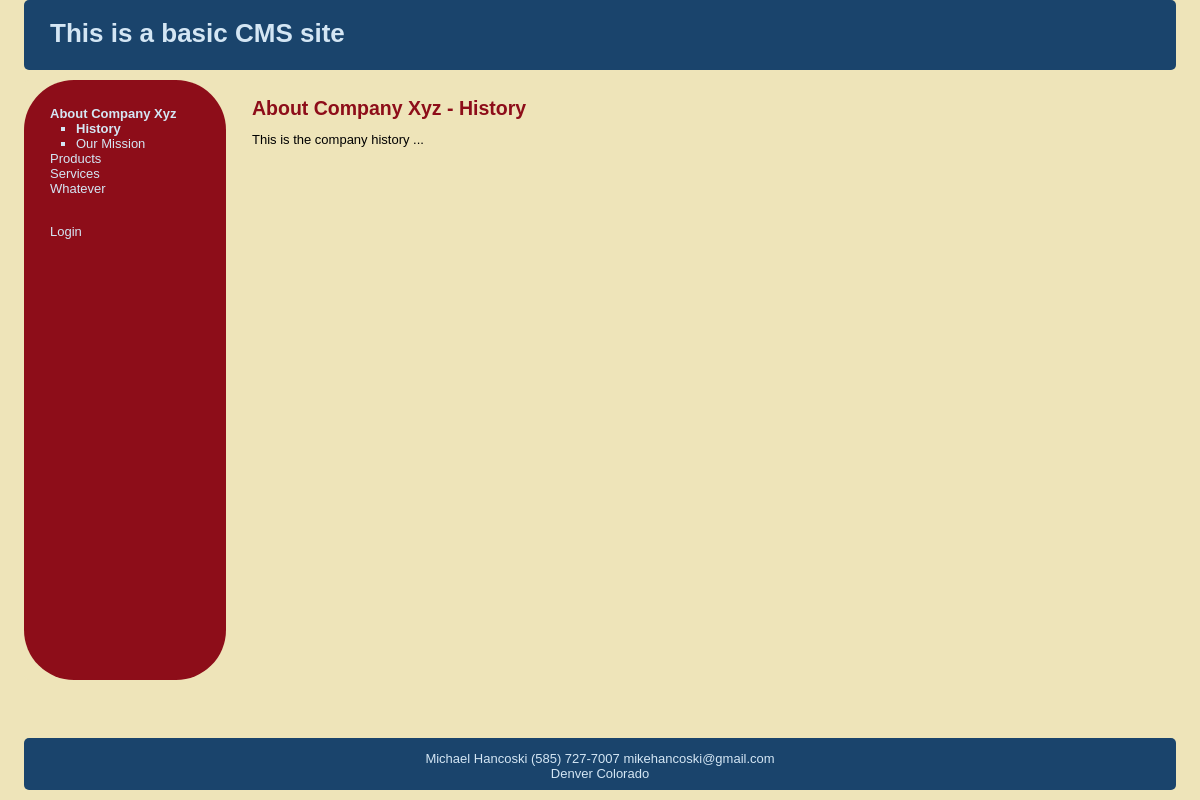
Screenshot of /CMSExample/index.php?subj=1 with the database file from the repository.
### tables this page shows
CREATE TABLE subjects (
id int(11) NOT NULL AUTO_INCREMENT,
menu_name varchar(30) NOT NULL,
position int(3) NOT NULL,
visible tinyint(1) NOT NULL,
PRIMARY KEY (id)
);

CREATE TABLE pages (
id int(11) NOT NULL AUTO_INCREMENT,
subject_id int(11) NOT NULL,
menu_name varchar(30) NOT NULL,
position int(3) NOT NULL,
visible tinyint(1) NOT NULL,
content TEXT NOT NULL,
PRIMARY KEY(id)

);

### CMSExample/includes/functions.php (the view, shortened to what this page needs)
<?php
function get_all_subjects($public = true){
    global $connection;
    $query = 'SELECT *
        FROM subjects ';
    if($public){
        $query .= 'WHERE visible = 1 ';
    }
    $query .= 'ORDER BY position ASC';
    $subject_set = mysql_query($query, $connection);
    return $subject_set;
}
function get_pages_for_subject($subject_id, $public = true){
    global $connection;
    $query = 'SELECT *
        FROM pages ';
    $query .= 'WHERE subject_id = ' . $subject_id . ' ';
    if($public){
        $query .= 'AND visible = 1 ';
    }
    $query .= 'ORDER BY position ASC';
    $page_set = mysql_query($query, $connection);
    return $page_set;
}
function get_subject_by_id($subject_id){
    global $connection;
    $query = 'SELECT * ';
    $query .= 'FROM subjects ';
    $query .= 'WHERE id=' . $subject_id;
    $query .= ' LIMIT 1';
    $result_set = mysql_query($query,$connection);
    if($subject = mysql_fetch_array($result_set)){
        return $subject;
    }else{
        return NULL;
    }
}
function find_selected_page() {
    if(isset($_GET['subj']) && intval($_GET['subj'] != 0)){
        $sel_subject = get_subject_by_id($_GET['subj']);
        $con_page =get_default_page($sel_subject['id']);
    }elseif (isset($_GET['page']) && intval($_GET['page'] != 0)){
        $con_page = get_page_by_id($_GET['page']);
        $sel_subject = NULL;
    }else{
        $sel_subject = array('id'=>0,'menu_name'=>'Welcome');
        $con_page =array('id'=>0,'content'=>'CMS example site');
    }
}
function get_default_page($subject_id){
    $page_set = get_pages_for_subject($subject_id,true);
    if($first_page = mysql_fetch_array($page_set)){
        return $first_page;
    }else{
        return NULL;
    }
}
function navigation_public($sel_subject,$con_page, $public = true){
    $output = '<ul class="subjects">';
    $subject_set = get_all_subjects($public = true);
    for($subject = mysql_fetch_array($subject_set); isset($subject[1]) != false; $subject = mysql_fetch_array($subject_set)){
        if($subject['id'] == $sel_subject['id']){
            $selected = ' class="selected"';
            }else{
                $selected = '';
            }
            $output .= '<li' . $selected .'><a href="index.php?subj='. urlencode($subject['id']) . '">' . $subject['menu_name'] . '</a></li>';
            if($subject['id'] == $con_page['subject_id']){
                $page_set = get_pages_for_subject($subject['id'], $public = true);
                $output .= '<ul class="pages">';
                for($page = mysql_fetch_array($page_set); isset($page[1]) != false; $page = mysql_fetch_array($page_set)){
                    $output .= '<li';
                    if($page['id'] == $con_page['id']){
                        $output .= ' class="selected"';
                    }
                    $output .= '><a href="index.php?page=' . urlencode($page['id']) .'">' . $page['menu_name'] . '</a></li>';
                }
                $output .= '</ul>';
            }
        }
    $output .= '</ul>';
    $output .= ' <br />';
    $output .= '<a href="login.php">Login</a>';
    return $output;
}
?>

### CMSExample/includes/header.php (shortened to what this page needs)
<!DOCTYPE HTML>
<html>
<head>
    <link href="stylesheets/public.css" media="all" rel="stylesheet" type="text/css" />
</head>
<body>
    <div id="header">
        <h1>This is a basic CMS site</h1>
    </div>
    <div id="main">

### CMSExample/index.php (shortened to what this page needs)
<?php
    require_once('includes/connection.php');
    require_once('includes/functions.php');
    find_selected_page();
    include('includes/header.php');
?>
        <table id="structure">
            <tr>
                <td id="navigation">
                    <?php
                        echo navigation_public($sel_subject,$con_page);
                    ?>
                </td>
                <td id="page">
                    <h2>
                        <?php if($sel_subject != NULL){
                                echo $sel_subject['menu_name'];
                                if (isset($con_page['menu_name'])){
                                 echo   " - " . $con_page['menu_name'];
                                }
                        }else{
                            echo $con_page['menu_name'];
                        } ?>
                    </h2>
                    <div class="pagecontent">
                        <?php
                            echo $con_page['content'] . ' <br/>';
                        ?>
                    </div>
                </td>
            </tr>
        </table>
<?php
    require('includes/footer.php');
?>

### CMSExample/includes/footer.php (shortened to what this page needs)
    </div>
    <div id="footer">Michael Hancoski (585) 727-7007 mikehancoski@gmail.com <br /> Denver Colorado</div>
</body>
</html>

### CMSExample/stylesheets/public.css (style rules this page uses)
html { height: 100%; width: 100%; }
div { border-radius: 5px; }
body { width: 100%; height: 100%; margin: 0px; padding: 0px; border: 0px; font-family: Verdana, Arial, Helvetica, sans-serif; background: #EEE4B9; font-size: 13px; line-height: 15px; }
table, tr, td { border-collapse: collapse; vertical-align: top; font-size: 13px; line-height: 15px; }
a { color: #8D0D19; }
#header { margin-top: -20px; width: 96%; height: 70px; margin: 0px; margin-left: 2%; margin-right: 2%; padding: 0px; text-align: left; background: #1A446C; color: #D4E6F4; margin-bottom: 10px; }
#header h1 { padding: 1em; margin: 0px; }
#main { margin-left: 2%; padding: 0px; height: 600px; width: 98%; background: #EEE4B9; }
#structure { height: 600px; width: 100%; }
#navigation { border-radius: 50px; width: 150px; padding: 1em 2em; color: #D4E6F4; background: #8D0D19; }
#navigation a { color: #D4E6F4; text-decoration: none; }
ul.subjects { padding-left: 0; list-style: none; }
ul.pages { padding-left: 2em; list-style: square; }
.selected { font-weight: bold; }
#page { padding-left: 2em; vertical-align: top; background: #EEE4B9; }
#page h2 { color: #8D0D19; margin-top: 1em; }
#footer { position: absolute; bottom: 0; width: 96%; height: 2em; margin: 10px; margin-left: 2%; margin-right: 2%; padding-top: 1em; padding-bottom: 1em; text-align: center; background: #1A446C; color: #D4E6F4; }

### rows the page displays
subjects: menu_name "About Company Xyz"
pages: menu_name "History", content "This is the company history ..."
pages: menu_name "Our Mission"
subjects: menu_name "Products"
subjects: menu_name "Services"
subjects: menu_name "Whatever"
